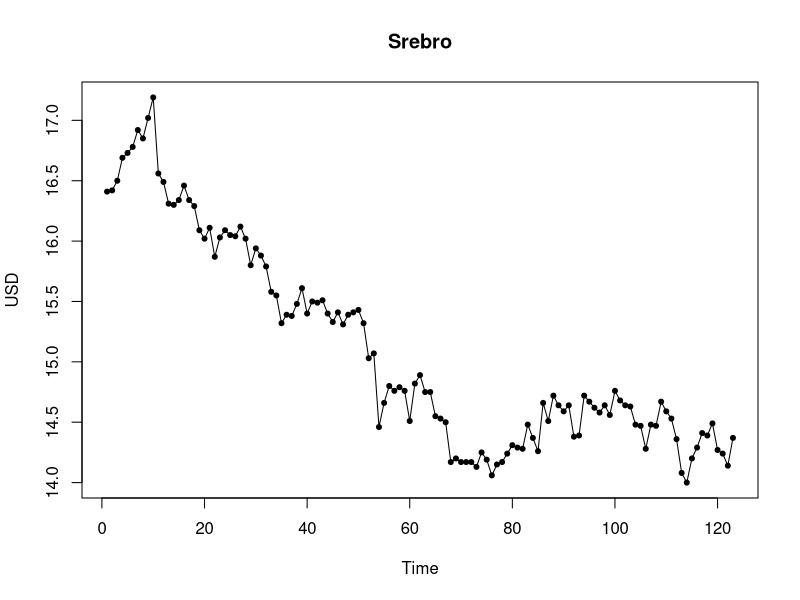
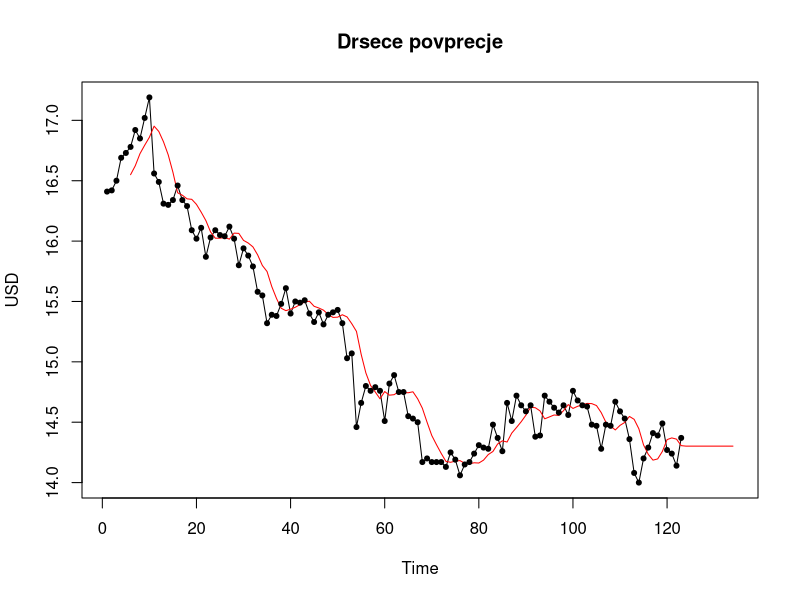
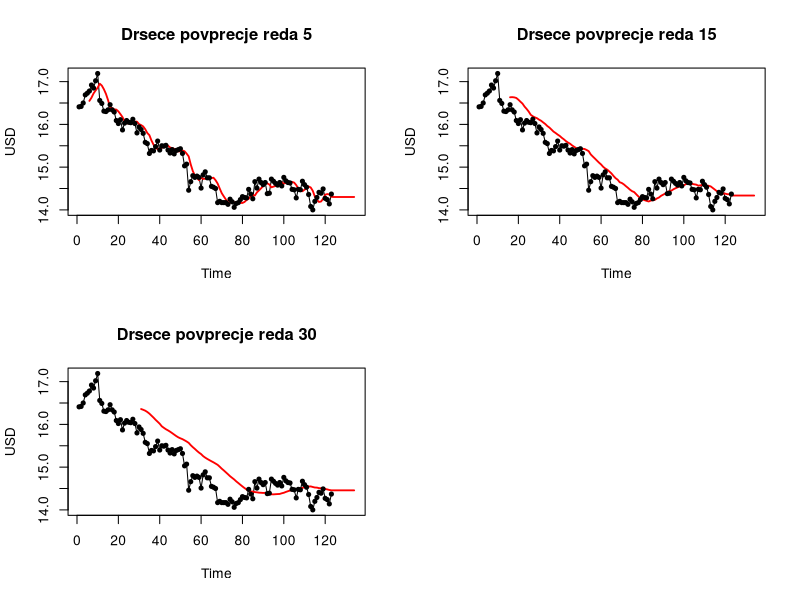
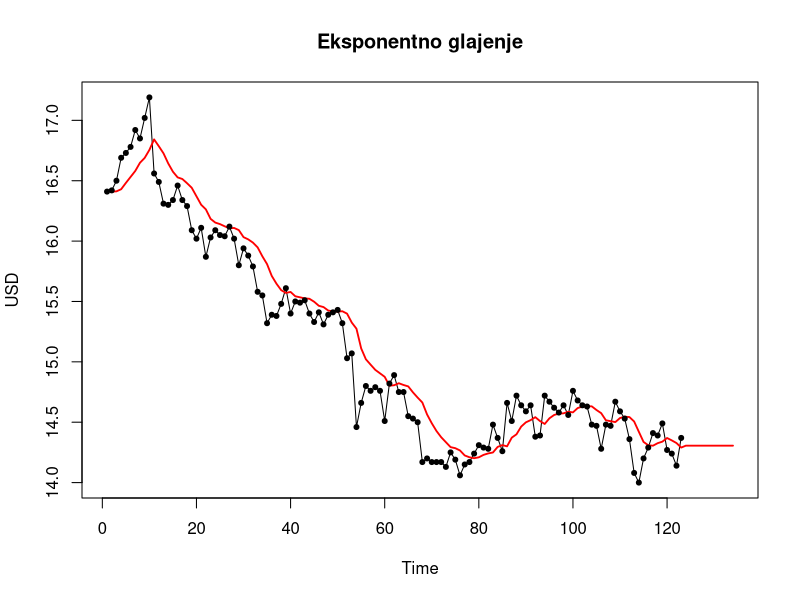
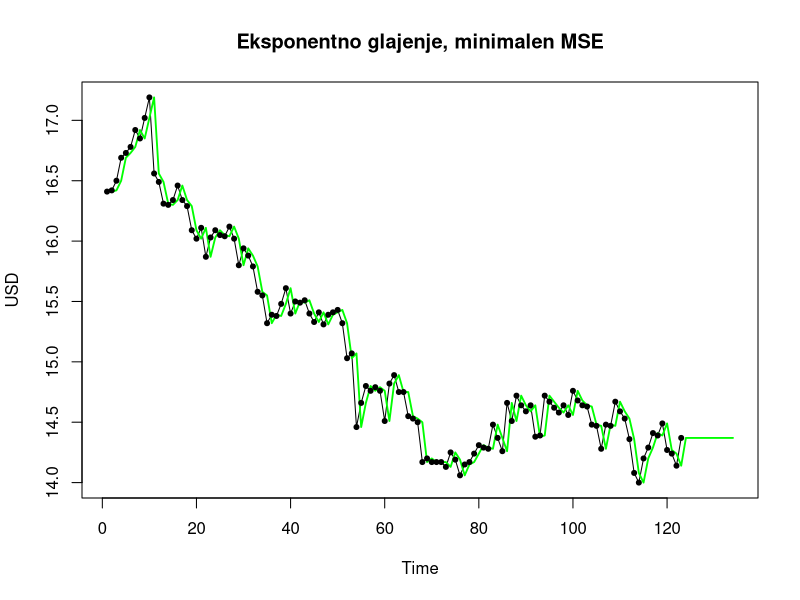

R code for these plots, in order:
#1. naloga
#1.a
#uvozimo podatke o ceni srebra v zadnjem letu
srebro <- read.csv("srebro.csv")
#zaključni tečaji trgovanja s srebrom za obdobje zadnjih šestih mesecev
zakljucni <- srebro[123:1,c("Close")]
zakljucni <- as.numeric(gsub("\\$", "", zakljucni))

#1.b
#graf časovne vrste
casovna_vrsta <- ts(data = zakljucni) 
graf_casovna_vrsta <- ts.plot(casovna_vrsta, ylab = "USD", main = "Srebro")
points(casovna_vrsta, pch = 20)

#2. naloga
#2.a
#funkcija G časovni vrsti priredi zglajene vrednosti
#naredimo še napoved za naslednji dan
G <- function(vrsta, k){
  T <- length(vrsta)
  zglajena_vrsta <- c()
  for(i in (k+1):(T+1) ){
    zglajena_vrsta [i] <- sum(vrsta[(i-1):(i-k)])/k
  }
  zglajena_vrsta 
} 

#2.b
#dano časovno vrsto zgladimo z drsečim povprečjem 5
gl <- G(casovna_vrsta,5)
zadnji <- tail(gl,1)
#napovedano vrednost 10x ponovimo
gl <- ts(c(gl,rep(zadnji,10)))
#zglajena časovna vrsta
gl

#2.c
#na graf iz naloge 1b dodamo še zglajeno vrsto 
graf2 <- ts.plot(casovna_vrsta,gl, main = "Drsece povprecje", ylab = "USD", col = c("black","red"))
points(casovna_vrsta, pch = 20)

#2.d
#izračunamo srednjo kvadratno napako
mse <- function(vrsta,k){
  T <- length(vrsta)
  zglajena_vrsta <- G(vrsta,k)
   MSE <- 0
  for(t in k:(T-1)){
    MSE <- MSE + (vrsta[t+1] - zglajena_vrsta[t+1])^2
  }
   MSE / (T-k)
}
mse(casovna_vrsta, 5)

#2.e

#red = 15 
gl15 <- G(casovna_vrsta,15)
gl15 <- ts(c(gl15, rep(tail(gl15,1),10)))
#zglajena časovna vrsta
gl15
#srednja kvadratna napaka
mse(casovna_vrsta, 15)

#red = 30
gl30 <- G(casovna_vrsta,30)
gl30 <- ts(c(gl30, rep(tail(gl30,1),10)))
#zglajena časovna vrsta
gl30

#srednja kvadratna napaka
mse(casovna_vrsta, 30)

#grafi za drseče povprečja reda 5, 15 in 30
par(mfrow=c(2,2))

graf2 <- ts.plot(casovna_vrsta,gl, main = "Drsece povprecje reda 5", ylab = "USD", 
                 col = c("black","red"), lwd = c(1,1.8))
points(casovna_vrsta, pch = 20)


graf3 <- ts.plot(casovna_vrsta,gl15, main = "Drsece povprecje reda 15", ylab = "USD", 
                 col = c("black","red"), lwd = c(1,1.8))
points(casovna_vrsta, pch = 20)

graf4 <- ts.plot(casovna_vrsta,gl30, main = "Drsece povprecje reda 30", ylab = "USD", 
                 col = c("black","red"), lwd = c(1,1.8))
points(casovna_vrsta, pch = 20)

par(mfrow=c(1,1))

#3. naloga
#3.a
#funkcija EG sprejme časovno vrsto in parameter alpha in vrne zglajene vrednosti
EG <- function(vrsta, alpha){
  T <- length(vrsta)
  L <- c()
  L[2] <- vrsta[1]
  for(t in 2:T){
    L[t+1] <- alpha * vrsta[t] + (1 - alpha) * L[t]
  }
  L
}
#3.b
# izberemo si alpha med 0.1 in 0.3 -> npr. 0.2
eg <- EG(casovna_vrsta,0.2)
eg <- ts(c(eg, rep(tail(eg,1),10)))
graf5 <- ts.plot(casovna_vrsta,eg, main = "Eksponentno glajenje", ylab = "USD", 
                 col = c("black","red"), lwd = c(1,1.8))
points(casovna_vrsta, pch = 20)

#3.c
#določimo vrednost alpha, pri kateri zglajena časovna vrsta najmanj odstopa od opazovanih vrednosti
funkcija <- function(alpha){
    return (mean((casovna_vrsta - EG(casovna_vrsta,alpha)[2:(length(casovna_vrsta)+1)])^2))
  }
opt <- optimize(funkcija,c(0,1))[1]
opt <- as.numeric(opt)
#optimalna vrednost alpha
opt

#3.d
eg2 <- ts(EG(casovna_vrsta,opt))
eg2 <- ts(c(eg2, rep(tail(eg2,1),10)))
graf4 <- ts.plot(casovna_vrsta, eg2, ylab = "USD", main = "Eksponentno glajenje, minimalen MSE",
                 col = c("black","green"), lwd = c(1,1.8))
points(casovna_vrsta, pch = 20)
